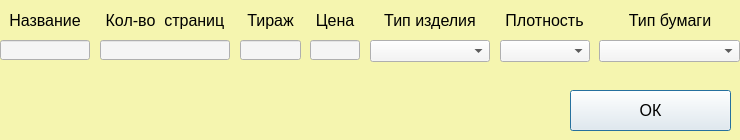
<?xml version="1.0" encoding="UTF-8"?>
<ui version="4.0">
 <class>Dialog</class>
 <widget class="QDialog" name="Dialog">
  <property name="geometry">
   <rect>
    <x>0</x>
    <y>0</y>
    <width>740</width>
    <height>140</height>
   </rect>
  </property>
  <property name="windowTitle">
   <string>Dialog</string>
  </property>
  <property name="styleSheet">
   <string notr="true">background-color: rgb(245, 245, 175)</string>
  </property>
  <widget class="QLineEdit" name="publication">
   <property name="geometry">
    <rect>
     <x>0</x>
     <y>40</y>
     <width>90</width>
     <height>20</height>
    </rect>
   </property>
   <property name="styleSheet">
    <string notr="true">font-size: 16px;
font: &quot;Yu Gothic UI Semibold&quot;;
background-color: rgb(245, 245, 245)</string>
   </property>
   <property name="text">
    <string/>
   </property>
  </widget>
  <widget class="QLineEdit" name="count">
   <property name="geometry">
    <rect>
     <x>100</x>
     <y>40</y>
     <width>130</width>
     <height>20</height>
    </rect>
   </property>
   <property name="styleSheet">
    <string notr="true">font-size: 16px;
font: &quot;Yu Gothic UI Semibold&quot;;
background-color: rgb(245, 245, 245)</string>
   </property>
   <property name="text">
    <string/>
   </property>
  </widget>
  <widget class="QLineEdit" name="price">
   <property name="geometry">
    <rect>
     <x>310</x>
     <y>40</y>
     <width>50</width>
     <height>20</height>
    </rect>
   </property>
   <property name="styleSheet">
    <string notr="true">font-size: 16px;
font: &quot;Yu Gothic UI Semibold&quot;;
background-color: rgb(245, 245, 245)</string>
   </property>
   <property name="text">
    <string/>
   </property>
  </widget>
  <widget class="QLabel" name="label_3">
   <property name="geometry">
    <rect>
     <x>0</x>
     <y>10</y>
     <width>90</width>
     <height>20</height>
    </rect>
   </property>
   <property name="styleSheet">
    <string notr="true">color: rgb(0, 0, 0);
font-size: 16px;
font: &quot;Arial Black&quot;;</string>
   </property>
   <property name="text">
    <string>Название</string>
   </property>
   <property name="alignment">
    <set>Qt::AlignCenter</set>
   </property>
  </widget>
  <widget class="QLabel" name="label_5">
   <property name="geometry">
    <rect>
     <x>100</x>
     <y>10</y>
     <width>130</width>
     <height>20</height>
    </rect>
   </property>
   <property name="styleSheet">
    <string notr="true">color: rgb(0, 0, 0);
font-size: 16px;
font: &quot;Arial Black&quot;;</string>
   </property>
   <property name="text">
    <string>Кол-во  страниц</string>
   </property>
   <property name="alignment">
    <set>Qt::AlignCenter</set>
   </property>
  </widget>
  <widget class="QLabel" name="label_7">
   <property name="geometry">
    <rect>
     <x>240</x>
     <y>10</y>
     <width>61</width>
     <height>20</height>
    </rect>
   </property>
   <property name="styleSheet">
    <string notr="true">color: rgb(0, 0, 0);
font-size: 16px;
font: &quot;Arial Black&quot;;</string>
   </property>
   <property name="text">
    <string>Тираж</string>
   </property>
   <property name="alignment">
    <set>Qt::AlignCenter</set>
   </property>
  </widget>
  <widget class="QLabel" name="label_8">
   <property name="geometry">
    <rect>
     <x>310</x>
     <y>10</y>
     <width>50</width>
     <height>20</height>
    </rect>
   </property>
   <property name="styleSheet">
    <string notr="true">color: rgb(0, 0, 0);
font-size: 16px;
font: &quot;Arial Black&quot;;</string>
   </property>
   <property name="text">
    <string>Цена</string>
   </property>
   <property name="alignment">
    <set>Qt::AlignCenter</set>
   </property>
  </widget>
  <widget class="QPushButton" name="OKbutton">
   <property name="geometry">
    <rect>
     <x>570</x>
     <y>90</y>
     <width>161</width>
     <height>41</height>
    </rect>
   </property>
   <property name="styleSheet">
    <string notr="true">font-size: 16px;
font: &quot;Yu Gothic UI Semibold&quot;;
background-color: rgb(245, 245, 245)</string>
   </property>
   <property name="text">
    <string>ОК</string>
   </property>
  </widget>
  <widget class="QLabel" name="error">
   <property name="geometry">
    <rect>
     <x>10</x>
     <y>100</y>
     <width>541</width>
     <height>21</height>
    </rect>
   </property>
   <property name="styleSheet">
    <string notr="true">color: red;
font-size: 16px;
font: 16pt &quot;Franklin Gothic Demi&quot;;</string>
   </property>
   <property name="text">
    <string/>
   </property>
   <property name="alignment">
    <set>Qt::AlignCenter</set>
   </property>
  </widget>
  <widget class="QLineEdit" name="calculation">
   <property name="geometry">
    <rect>
     <x>240</x>
     <y>40</y>
     <width>61</width>
     <height>20</height>
    </rect>
   </property>
   <property name="styleSheet">
    <string notr="true">font-size: 16px;
font: &quot;Yu Gothic UI Semibold&quot;;
background-color: rgb(245, 245, 245)</string>
   </property>
   <property name="text">
    <string/>
   </property>
  </widget>
  <widget class="QComboBox" name="prod_type">
   <property name="geometry">
    <rect>
     <x>370</x>
     <y>40</y>
     <width>120</width>
     <height>22</height>
    </rect>
   </property>
   <property name="styleSheet">
    <string notr="true">font-size: 16px;
font: &quot;Yu Gothic UI Semibold&quot;;
background-color: rgb(245, 245, 245)</string>
   </property>
  </widget>
  <widget class="QLabel" name="label_9">
   <property name="geometry">
    <rect>
     <x>370</x>
     <y>10</y>
     <width>120</width>
     <height>20</height>
    </rect>
   </property>
   <property name="styleSheet">
    <string notr="true">color: rgb(0, 0, 0);
font-size: 16px;
font: &quot;Arial Black&quot;;</string>
   </property>
   <property name="text">
    <string>Тип изделия</string>
   </property>
   <property name="alignment">
    <set>Qt::AlignCenter</set>
   </property>
  </widget>
  <widget class="QLabel" name="label_10">
   <property name="geometry">
    <rect>
     <x>500</x>
     <y>10</y>
     <width>89</width>
     <height>20</height>
    </rect>
   </property>
   <property name="styleSheet">
    <string notr="true">color: rgb(0, 0, 0);
font-size: 16px;
font: &quot;Arial Black&quot;;</string>
   </property>
   <property name="text">
    <string>Плотность</string>
   </property>
   <property name="alignment">
    <set>Qt::AlignCenter</set>
   </property>
  </widget>
  <widget class="QComboBox" name="density">
   <property name="geometry">
    <rect>
     <x>500</x>
     <y>40</y>
     <width>90</width>
     <height>22</height>
    </rect>
   </property>
   <property name="styleSheet">
    <string notr="true">font-size: 16px;
font: &quot;Yu Gothic UI Semibold&quot;;
background-color: rgb(245, 245, 245)</string>
   </property>
  </widget>
  <widget class="QLabel" name="label_11">
   <property name="geometry">
    <rect>
     <x>600</x>
     <y>10</y>
     <width>140</width>
     <height>20</height>
    </rect>
   </property>
   <property name="styleSheet">
    <string notr="true">color: rgb(0, 0, 0);
font-size: 16px;
font: &quot;Arial Black&quot;;</string>
   </property>
   <property name="text">
    <string>Тип бумаги</string>
   </property>
   <property name="alignment">
    <set>Qt::AlignCenter</set>
   </property>
  </widget>
  <widget class="QComboBox" name="paper">
   <property name="geometry">
    <rect>
     <x>599</x>
     <y>40</y>
     <width>141</width>
     <height>22</height>
    </rect>
   </property>
   <property name="styleSheet">
    <string notr="true">font-size: 16px;
font: &quot;Yu Gothic UI Semibold&quot;;
background-color: rgb(245, 245, 245)</string>
   </property>
  </widget>
 </widget>
 <resources/>
 <connections/>
</ui>
